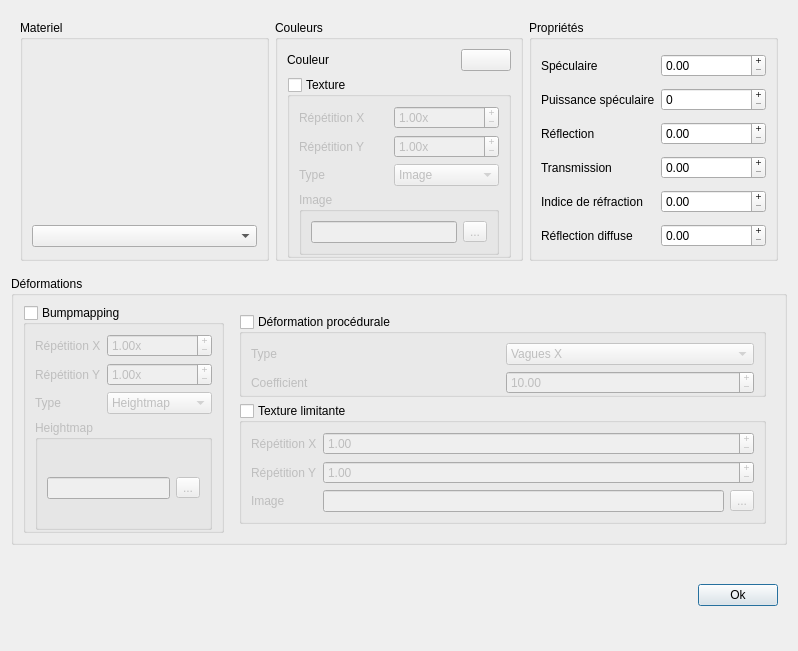
<?xml version="1.0" encoding="UTF-8"?>
<ui version="4.0">
 <class>editMaterialDialog</class>
 <widget class="QDialog" name="editMaterialDialog">
  <property name="geometry">
   <rect>
    <x>0</x>
    <y>0</y>
    <width>798</width>
    <height>651</height>
   </rect>
  </property>
  <property name="windowTitle">
   <string>Edition matériaux</string>
  </property>
  <layout class="QVBoxLayout" name="verticalLayout_2">
   <item>
    <widget class="QWidget" name="widget" native="true">
     <layout class="QHBoxLayout" name="horizontalLayout_2">
      <item>
       <widget class="QGroupBox" name="groupBox_3">
        <property name="title">
         <string>Materiel</string>
        </property>
        <layout class="QVBoxLayout" name="verticalLayout">
         <property name="bottomMargin">
          <number>0</number>
         </property>
         <item>
          <widget class="QLabel" name="_image">
           <property name="minimumSize">
            <size>
             <width>150</width>
             <height>150</height>
            </size>
           </property>
           <property name="maximumSize">
            <size>
             <width>150</width>
             <height>150</height>
            </size>
           </property>
           <property name="text">
            <string/>
           </property>
           <property name="pixmap">
            <pixmap>stripes.png</pixmap>
           </property>
          </widget>
         </item>
         <item>
          <widget class="QComboBox" name="_materials"/>
         </item>
        </layout>
       </widget>
      </item>
      <item>
       <widget class="QGroupBox" name="groupBox">
        <property name="title">
         <string>Couleurs</string>
        </property>
        <layout class="QGridLayout" name="gridLayout">
         <property name="bottomMargin">
          <number>0</number>
         </property>
         <item row="0" column="0">
          <widget class="QLabel" name="label_2">
           <property name="text">
            <string>Couleur</string>
           </property>
          </widget>
         </item>
         <item row="0" column="1">
          <widget class="QPushButton" name="_color">
           <property name="maximumSize">
            <size>
             <width>50</width>
             <height>16777215</height>
            </size>
           </property>
           <property name="text">
            <string/>
           </property>
           <property name="autoDefault">
            <bool>false</bool>
           </property>
          </widget>
         </item>
         <item row="1" column="0" colspan="2">
          <widget class="QGroupBox" name="_texture">
           <property name="title">
            <string>Texture</string>
           </property>
           <property name="checkable">
            <bool>true</bool>
           </property>
           <property name="checked">
            <bool>false</bool>
           </property>
           <layout class="QGridLayout" name="gridLayout_2">
            <property name="bottomMargin">
             <number>0</number>
            </property>
            <item row="0" column="0">
             <widget class="QLabel" name="label_3">
              <property name="text">
               <string>Répétition X</string>
              </property>
             </widget>
            </item>
            <item row="0" column="1">
             <widget class="QDoubleSpinBox" name="_textureX">
              <property name="buttonSymbols">
               <enum>QAbstractSpinBox::PlusMinus</enum>
              </property>
              <property name="suffix">
               <string>x</string>
              </property>
              <property name="maximum">
               <double>1000.000000000000000</double>
              </property>
              <property name="singleStep">
               <double>0.100000000000000</double>
              </property>
              <property name="value">
               <double>1.000000000000000</double>
              </property>
             </widget>
            </item>
            <item row="1" column="0">
             <widget class="QLabel" name="label_4">
              <property name="text">
               <string>Répétition Y</string>
              </property>
             </widget>
            </item>
            <item row="1" column="1">
             <widget class="QDoubleSpinBox" name="_textureY">
              <property name="buttonSymbols">
               <enum>QAbstractSpinBox::PlusMinus</enum>
              </property>
              <property name="suffix">
               <string>x</string>
              </property>
              <property name="maximum">
               <double>1000.000000000000000</double>
              </property>
              <property name="singleStep">
               <double>0.100000000000000</double>
              </property>
              <property name="value">
               <double>1.000000000000000</double>
              </property>
             </widget>
            </item>
            <item row="3" column="0" colspan="2">
             <widget class="QGroupBox" name="_imageGroup">
              <property name="title">
               <string>Image</string>
              </property>
              <property name="checkable">
               <bool>false</bool>
              </property>
              <property name="checked">
               <bool>false</bool>
              </property>
              <layout class="QGridLayout" name="gridLayout_3">
               <item row="0" column="0">
                <widget class="QLineEdit" name="_imagePath"/>
               </item>
               <item row="0" column="1">
                <widget class="QToolButton" name="_find">
                 <property name="text">
                  <string>...</string>
                 </property>
                </widget>
               </item>
              </layout>
             </widget>
            </item>
            <item row="2" column="0">
             <widget class="QLabel" name="label_5">
              <property name="text">
               <string>Type</string>
              </property>
             </widget>
            </item>
            <item row="2" column="1">
             <widget class="QComboBox" name="_textureType">
              <item>
               <property name="text">
                <string>Image</string>
               </property>
              </item>
              <item>
               <property name="text">
                <string>Bruit de perlin</string>
               </property>
              </item>
              <item>
               <property name="text">
                <string>Effet Marbre</string>
               </property>
              </item>
              <item>
               <property name="text">
                <string>Effet Bois</string>
               </property>
              </item>
              <item>
               <property name="text">
                <string>Damier</string>
               </property>
              </item>
             </widget>
            </item>
           </layout>
          </widget>
         </item>
        </layout>
       </widget>
      </item>
      <item>
       <widget class="QGroupBox" name="groupBox_2">
        <property name="title">
         <string>Propriétés</string>
        </property>
        <layout class="QGridLayout" name="gridLayout_4">
         <property name="bottomMargin">
          <number>0</number>
         </property>
         <item row="0" column="0">
          <widget class="QLabel" name="label_6">
           <property name="text">
            <string>Spéculaire</string>
           </property>
          </widget>
         </item>
         <item row="2" column="1">
          <widget class="QDoubleSpinBox" name="_reflection">
           <property name="buttonSymbols">
            <enum>QAbstractSpinBox::PlusMinus</enum>
           </property>
           <property name="maximum">
            <double>1.000000000000000</double>
           </property>
           <property name="singleStep">
            <double>0.010000000000000</double>
           </property>
          </widget>
         </item>
         <item row="2" column="0">
          <widget class="QLabel" name="label_7">
           <property name="text">
            <string>Réflection</string>
           </property>
          </widget>
         </item>
         <item row="1" column="1">
          <widget class="QSpinBox" name="_specularPow">
           <property name="buttonSymbols">
            <enum>QAbstractSpinBox::PlusMinus</enum>
           </property>
           <property name="maximum">
            <number>200</number>
           </property>
          </widget>
         </item>
         <item row="1" column="0">
          <widget class="QLabel" name="label_8">
           <property name="text">
            <string>Puissance spéculaire</string>
           </property>
          </widget>
         </item>
         <item row="3" column="1">
          <widget class="QDoubleSpinBox" name="_transmission">
           <property name="buttonSymbols">
            <enum>QAbstractSpinBox::PlusMinus</enum>
           </property>
           <property name="maximum">
            <double>1.000000000000000</double>
           </property>
           <property name="singleStep">
            <double>0.010000000000000</double>
           </property>
          </widget>
         </item>
         <item row="3" column="0">
          <widget class="QLabel" name="label_9">
           <property name="text">
            <string>Transmission</string>
           </property>
          </widget>
         </item>
         <item row="4" column="0">
          <widget class="QLabel" name="label_10">
           <property name="text">
            <string>Indice de réfraction</string>
           </property>
          </widget>
         </item>
         <item row="4" column="1">
          <widget class="QDoubleSpinBox" name="_refraction">
           <property name="buttonSymbols">
            <enum>QAbstractSpinBox::PlusMinus</enum>
           </property>
           <property name="maximum">
            <double>3.000000000000000</double>
           </property>
           <property name="singleStep">
            <double>0.010000000000000</double>
           </property>
          </widget>
         </item>
         <item row="5" column="1">
          <widget class="QDoubleSpinBox" name="_diffuseReflection">
           <property name="buttonSymbols">
            <enum>QAbstractSpinBox::PlusMinus</enum>
           </property>
           <property name="maximum">
            <double>1.000000000000000</double>
           </property>
           <property name="singleStep">
            <double>0.010000000000000</double>
           </property>
          </widget>
         </item>
         <item row="5" column="0">
          <widget class="QLabel" name="label_11">
           <property name="text">
            <string>Réflection diffuse</string>
           </property>
          </widget>
         </item>
         <item row="0" column="1">
          <widget class="QDoubleSpinBox" name="_specular">
           <property name="buttonSymbols">
            <enum>QAbstractSpinBox::PlusMinus</enum>
           </property>
           <property name="maximum">
            <double>1.000000000000000</double>
           </property>
           <property name="singleStep">
            <double>0.010000000000000</double>
           </property>
          </widget>
         </item>
        </layout>
       </widget>
      </item>
     </layout>
    </widget>
   </item>
   <item>
    <widget class="QGroupBox" name="groupBox_6">
     <property name="title">
      <string>Déformations</string>
     </property>
     <layout class="QHBoxLayout" name="horizontalLayout_3">
      <item>
       <widget class="QGroupBox" name="_bumpmapping">
        <property name="title">
         <string>Bumpmapping</string>
        </property>
        <property name="checkable">
         <bool>true</bool>
        </property>
        <property name="checked">
         <bool>false</bool>
        </property>
        <layout class="QGridLayout" name="gridLayout_5">
         <property name="bottomMargin">
          <number>0</number>
         </property>
         <item row="0" column="1">
          <widget class="QDoubleSpinBox" name="_bumpmapX">
           <property name="buttonSymbols">
            <enum>QAbstractSpinBox::PlusMinus</enum>
           </property>
           <property name="suffix">
            <string>x</string>
           </property>
           <property name="maximum">
            <double>200.000000000000000</double>
           </property>
           <property name="singleStep">
            <double>0.100000000000000</double>
           </property>
           <property name="value">
            <double>1.000000000000000</double>
           </property>
          </widget>
         </item>
         <item row="0" column="0">
          <widget class="QLabel" name="label_12">
           <property name="text">
            <string>Répétition X</string>
           </property>
          </widget>
         </item>
         <item row="1" column="1">
          <widget class="QDoubleSpinBox" name="_bumpmapY">
           <property name="buttonSymbols">
            <enum>QAbstractSpinBox::PlusMinus</enum>
           </property>
           <property name="suffix">
            <string>x</string>
           </property>
           <property name="maximum">
            <double>200.000000000000000</double>
           </property>
           <property name="singleStep">
            <double>0.100000000000000</double>
           </property>
           <property name="value">
            <double>1.000000000000000</double>
           </property>
          </widget>
         </item>
         <item row="1" column="0">
          <widget class="QLabel" name="label_13">
           <property name="text">
            <string>Répétition Y</string>
           </property>
          </widget>
         </item>
         <item row="2" column="0">
          <widget class="QLabel" name="label_14">
           <property name="text">
            <string>Type</string>
           </property>
          </widget>
         </item>
         <item row="2" column="1">
          <widget class="QComboBox" name="_bumpmapType">
           <item>
            <property name="text">
             <string>Heightmap</string>
            </property>
           </item>
           <item>
            <property name="text">
             <string>Bruit de perlin</string>
            </property>
           </item>
          </widget>
         </item>
         <item row="3" column="0" colspan="2">
          <widget class="QGroupBox" name="_heightmap">
           <property name="title">
            <string>Heightmap</string>
           </property>
           <property name="checkable">
            <bool>false</bool>
           </property>
           <property name="checked">
            <bool>false</bool>
           </property>
           <layout class="QHBoxLayout" name="horizontalLayout_4">
            <property name="bottomMargin">
             <number>0</number>
            </property>
            <item>
             <widget class="QLineEdit" name="_bumpmapHeightmap"/>
            </item>
            <item>
             <widget class="QToolButton" name="_findHeightmap">
              <property name="text">
               <string>...</string>
              </property>
             </widget>
            </item>
           </layout>
          </widget>
         </item>
        </layout>
       </widget>
      </item>
      <item>
       <widget class="QWidget" name="widget_3" native="true">
        <layout class="QVBoxLayout" name="verticalLayout_3">
         <item>
          <widget class="QGroupBox" name="_proceduralDeformation">
           <property name="title">
            <string>Déformation procédurale</string>
           </property>
           <property name="checkable">
            <bool>true</bool>
           </property>
           <property name="checked">
            <bool>false</bool>
           </property>
           <layout class="QGridLayout" name="gridLayout_6">
            <property name="bottomMargin">
             <number>0</number>
            </property>
            <item row="1" column="0">
             <widget class="QLabel" name="label_15">
              <property name="text">
               <string>Type</string>
              </property>
             </widget>
            </item>
            <item row="1" column="1">
             <widget class="QComboBox" name="_deformationType">
              <item>
               <property name="text">
                <string>Vagues X</string>
               </property>
              </item>
              <item>
               <property name="text">
                <string>Vagues Y</string>
               </property>
              </item>
              <item>
               <property name="text">
                <string>Vagues Z</string>
               </property>
              </item>
             </widget>
            </item>
            <item row="2" column="0">
             <widget class="QLabel" name="label_16">
              <property name="text">
               <string>Coefficient</string>
              </property>
             </widget>
            </item>
            <item row="2" column="1">
             <widget class="QDoubleSpinBox" name="_deformationCoeff">
              <property name="buttonSymbols">
               <enum>QAbstractSpinBox::PlusMinus</enum>
              </property>
              <property name="maximum">
               <double>1000.000000000000000</double>
              </property>
              <property name="value">
               <double>10.000000000000000</double>
              </property>
             </widget>
            </item>
           </layout>
          </widget>
         </item>
         <item>
          <widget class="QGroupBox" name="_limitedTexture">
           <property name="title">
            <string>Texture limitante</string>
           </property>
           <property name="checkable">
            <bool>true</bool>
           </property>
           <property name="checked">
            <bool>false</bool>
           </property>
           <layout class="QGridLayout" name="gridLayout_7">
            <item row="0" column="1" colspan="2">
             <widget class="QDoubleSpinBox" name="_limitedX">
              <property name="buttonSymbols">
               <enum>QAbstractSpinBox::PlusMinus</enum>
              </property>
              <property name="maximum">
               <double>1000.000000000000000</double>
              </property>
              <property name="singleStep">
               <double>0.100000000000000</double>
              </property>
              <property name="value">
               <double>1.000000000000000</double>
              </property>
             </widget>
            </item>
            <item row="0" column="0">
             <widget class="QLabel" name="label">
              <property name="text">
               <string>Répétition X</string>
              </property>
             </widget>
            </item>
            <item row="1" column="0">
             <widget class="QLabel" name="label_17">
              <property name="text">
               <string>Répétition Y</string>
              </property>
             </widget>
            </item>
            <item row="1" column="1" colspan="2">
             <widget class="QDoubleSpinBox" name="_limitedY">
              <property name="buttonSymbols">
               <enum>QAbstractSpinBox::PlusMinus</enum>
              </property>
              <property name="maximum">
               <double>1000.000000000000000</double>
              </property>
              <property name="singleStep">
               <double>0.100000000000000</double>
              </property>
              <property name="value">
               <double>1.000000000000000</double>
              </property>
             </widget>
            </item>
            <item row="2" column="0">
             <widget class="QLabel" name="label_18">
              <property name="text">
               <string>Image</string>
              </property>
             </widget>
            </item>
            <item row="2" column="1">
             <widget class="QLineEdit" name="_limitedImage"/>
            </item>
            <item row="2" column="2">
             <widget class="QToolButton" name="_findLimited">
              <property name="text">
               <string>...</string>
              </property>
             </widget>
            </item>
           </layout>
          </widget>
         </item>
        </layout>
       </widget>
      </item>
     </layout>
    </widget>
   </item>
   <item>
    <widget class="QWidget" name="widget_2" native="true">
     <layout class="QHBoxLayout" name="horizontalLayout">
      <item>
       <spacer name="horizontalSpacer">
        <property name="orientation">
         <enum>Qt::Horizontal</enum>
        </property>
        <property name="sizeHint" stdset="0">
         <size>
          <width>40</width>
          <height>20</height>
         </size>
        </property>
       </spacer>
      </item>
      <item>
       <widget class="QPushButton" name="_ok">
        <property name="text">
         <string>Ok</string>
        </property>
       </widget>
      </item>
     </layout>
    </widget>
   </item>
  </layout>
 </widget>
 <resources/>
 <connections>
  <connection>
   <sender>_ok</sender>
   <signal>clicked()</signal>
   <receiver>editMaterialDialog</receiver>
   <slot>close()</slot>
   <hints>
    <hint type="sourcelabel">
     <x>592</x>
     <y>284</y>
    </hint>
    <hint type="destinationlabel">
     <x>326</x>
     <y>158</y>
    </hint>
   </hints>
  </connection>
 </connections>
</ui>
